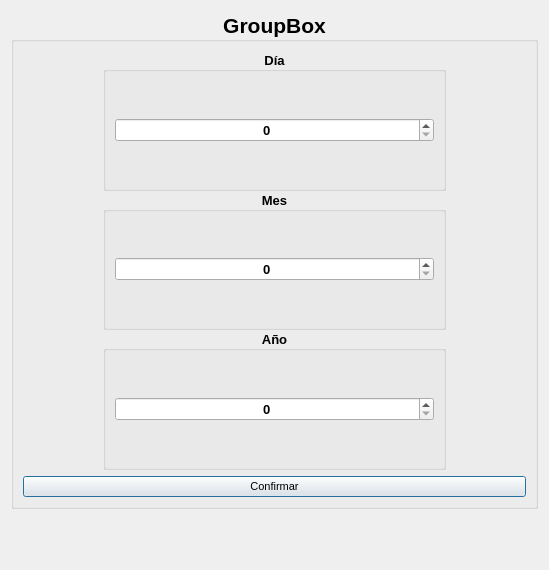
<?xml version="1.0" encoding="UTF-8"?>
<ui version="4.0">
 <class>Elegirfecha2</class>
 <widget class="QDialog" name="Elegirfecha2">
  <property name="geometry">
   <rect>
    <x>0</x>
    <y>0</y>
    <width>549</width>
    <height>570</height>
   </rect>
  </property>
  <property name="windowTitle">
   <string>Dialog</string>
  </property>
  <layout class="QGridLayout" name="gridLayout">
   <item row="0" column="0">
    <layout class="QVBoxLayout" name="verticalLayout">
     <property name="spacing">
      <number>0</number>
     </property>
     <property name="bottomMargin">
      <number>50</number>
     </property>
     <item>
      <widget class="QGroupBox" name="groupBoxFecha">
       <property name="maximumSize">
        <size>
         <width>16777215</width>
         <height>16777215</height>
        </size>
       </property>
       <property name="font">
        <font>
         <pointsize>16</pointsize>
         <weight>75</weight>
         <bold>true</bold>
        </font>
       </property>
       <property name="title">
        <string>GroupBox</string>
       </property>
       <property name="alignment">
        <set>Qt::AlignCenter</set>
       </property>
       <layout class="QVBoxLayout" name="verticalLayout_3">
        <item>
         <layout class="QVBoxLayout" name="verticalLayout_2">
          <property name="spacing">
           <number>0</number>
          </property>
          <property name="leftMargin">
           <number>80</number>
          </property>
          <property name="rightMargin">
           <number>80</number>
          </property>
          <property name="bottomMargin">
           <number>0</number>
          </property>
          <item>
           <widget class="QGroupBox" name="groupBox">
            <property name="maximumSize">
             <size>
              <width>16777215</width>
              <height>16777215</height>
             </size>
            </property>
            <property name="font">
             <font>
              <pointsize>10</pointsize>
              <weight>75</weight>
              <bold>true</bold>
             </font>
            </property>
            <property name="title">
             <string>Día</string>
            </property>
            <property name="alignment">
             <set>Qt::AlignCenter</set>
            </property>
            <layout class="QHBoxLayout" name="horizontalLayout">
             <item>
              <widget class="QSpinBox" name="spinBoxd">
               <property name="alignment">
                <set>Qt::AlignCenter</set>
               </property>
              </widget>
             </item>
            </layout>
           </widget>
          </item>
          <item>
           <widget class="QGroupBox" name="groupBox_2">
            <property name="maximumSize">
             <size>
              <width>16777215</width>
              <height>16777215</height>
             </size>
            </property>
            <property name="font">
             <font>
              <pointsize>10</pointsize>
              <weight>75</weight>
              <bold>true</bold>
             </font>
            </property>
            <property name="title">
             <string>Mes</string>
            </property>
            <property name="alignment">
             <set>Qt::AlignCenter</set>
            </property>
            <layout class="QHBoxLayout" name="horizontalLayout_3">
             <item>
              <widget class="QSpinBox" name="spinBoxm">
               <property name="alignment">
                <set>Qt::AlignCenter</set>
               </property>
              </widget>
             </item>
            </layout>
           </widget>
          </item>
          <item>
           <widget class="QGroupBox" name="groupBoxMensaje">
            <property name="maximumSize">
             <size>
              <width>16777215</width>
              <height>16777215</height>
             </size>
            </property>
            <property name="font">
             <font>
              <pointsize>10</pointsize>
              <weight>75</weight>
              <bold>true</bold>
             </font>
            </property>
            <property name="title">
             <string>Año</string>
            </property>
            <property name="alignment">
             <set>Qt::AlignCenter</set>
            </property>
            <layout class="QHBoxLayout" name="horizontalLayout_4">
             <item>
              <widget class="QSpinBox" name="spinBoxy">
               <property name="alignment">
                <set>Qt::AlignCenter</set>
               </property>
              </widget>
             </item>
            </layout>
           </widget>
          </item>
         </layout>
        </item>
        <item>
         <widget class="QPushButton" name="pushButton">
          <property name="font">
           <font>
            <pointsize>8</pointsize>
            <weight>50</weight>
            <bold>false</bold>
           </font>
          </property>
          <property name="text">
           <string>Confirmar</string>
          </property>
         </widget>
        </item>
       </layout>
      </widget>
     </item>
    </layout>
   </item>
  </layout>
 </widget>
 <resources/>
 <connections/>
</ui>
